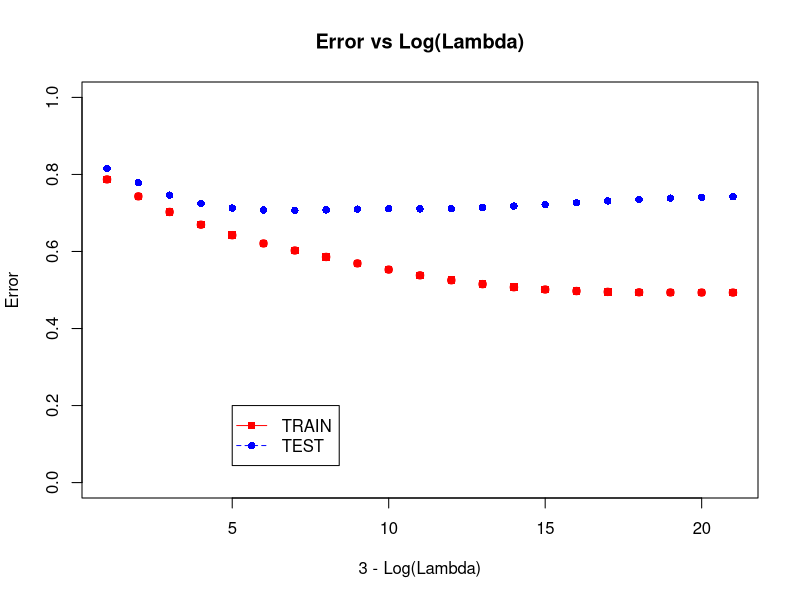
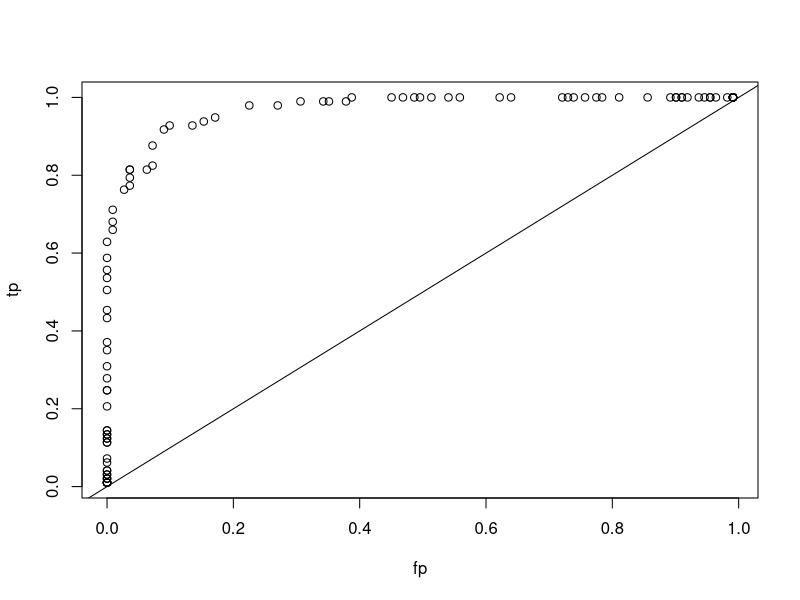

The R source for these figures, in order:
# TODO: Add comment
# 
# Author: PatriciaHoffman
###############################################################################



library(MASS)
STrain <- read.table("sonar_train.csv",sep = ",",header = FALSE)
STest <- read.table("sonar_test.csv",sep = ",",header = FALSE)
Sonar <- rbind(STrain,STest)
Err <- matrix(nrow = 21, ncol = 3)
I <- seq(1:nrow(Sonar))

for(iLambda in seq(from = 0, to = 20)){
	#
	exp <- (+3 -4*(iLambda/20))
	xlambda <- 10^exp
	
	testErr <- 0.0
	trainErr <- 0.0
	
	for(ixval in seq(from = 1, to = 10)){
		Iout <- which(I%%10 == ixval - 1)
		SonarIn <- Sonar[-Iout,]
		SonarOut <- Sonar[Iout,]
		#Xin <- X[-Iout,]
		Xin <- SonarIn[,1:60]
		Xout <- SonarOut[,1:60]
		Yin <- SonarIn[,61]
		Yout <- SonarOut[,61]
		mod <- lm.ridge(V61~.,data=SonarIn,lambda=xlambda)
		C <- mod$coef/mod$scales
		XM <- Xin
		for(i in seq(from = 1, to = ncol(Xin))){
			XM[,i]<-Xin[,i]-mod$xm[i]
		} 
		X <- as.matrix(XM)
		A <- as.array(C)
		Yh <- X%*%A + mod$ym
		trainErr <- trainErr + sum(abs(Yin - Yh))/(nrow(as.matrix(Yin))*10)    
		XM <- Xout
		for(i in seq(from = 1, to = ncol(Xout))){
			XM[,i]<-Xout[,i]-mod$xm[i]
		} 
		X <- as.matrix(XM)
		A <- as.array(C)
		Yh <- X%*%A + mod$ym
		testErr <- testErr + sum(abs(Yout - Yh))/(nrow(as.matrix(Yout))*10)
	}
	Err[(iLambda+1),1] = trainErr
	Err[(iLambda+1),2] = testErr
	Err[(iLambda+1),3] = xlambda
}
plot(Err[,1], type='p', col='red', ylim=c(0,1),
		main = 'Error vs Log(Lambda)',
		ylab='Error',
		xlab='3 - Log(Lambda)')
points(Err[,1], pch=15, col='red')
#lines(out[,2], type='l', col='blue')
points(Err[,2], pch=16, col='blue')
legend(5, 0.2, c("TRAIN", "TEST"), cex = 1, col = c("red", "blue"),
		pch = c(15, 16), lty = 1:2)


#looks like the min is around 5 or 6 (for index) 

exp <- 6
exp <- (+3 -4*(iLambda/20))
xlambda <- 10^exp

Xin <- Sonar[,1:60]
Yin <- Sonar[,61]
mod <- lm.ridge(V61~.,data=Sonar,lambda=xlambda)
C <- mod$coef/mod$scales
XM <- Xin
for(i in seq(from = 1, to = ncol(Xin))){
	XM[,i]<-Xin[,i]-mod$xm[i]
} 
X <- as.matrix(XM)
A <- as.array(C)
Yh <- X%*%A + mod$ym
trainErr <- sum(abs(Yin - Yh))/nrow(as.matrix(Yin))    


YinP <- Yin >0
YinN <- Yin<0
YhP <- Yh>0
YhN<- Yh<0

##calculate misclassification error with threshold 0.0
sum(YinP == YhP)/length(Yin)


#Generate ROC curve
p <- sum(YinP)
n <- sum(YinN)
tp <- c(rep(0.0,100))
fp <- c(rep(0.0,100))

for(i in 1:100){
	thresh <- 2 - i*0.04
	y <- Yh>=thresh
	tp[i] <- sum(y & YinP)/p
	fp[i] <- sum(y & YinN)/n
	
}

plot(fp,tp)
abline(0,1)
